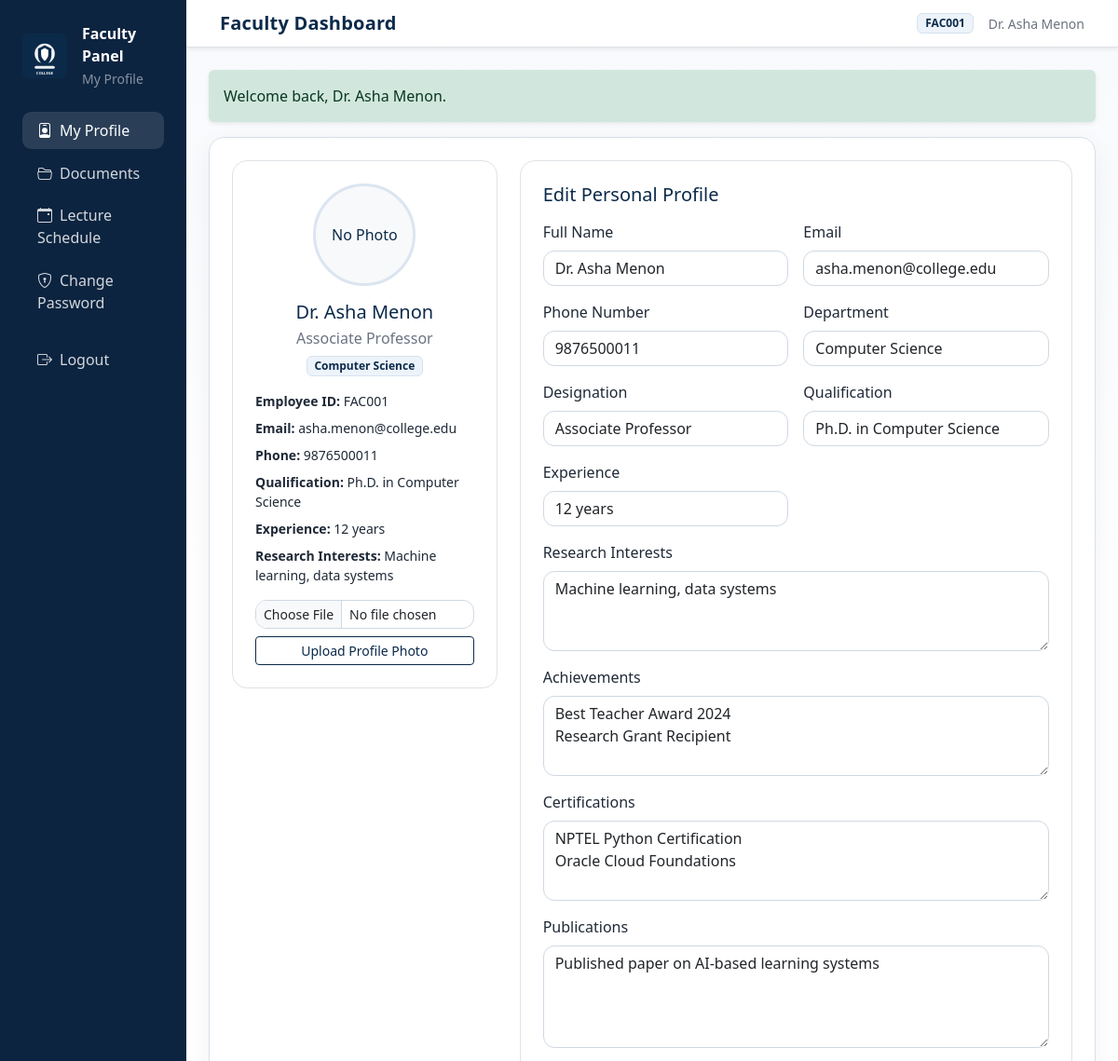
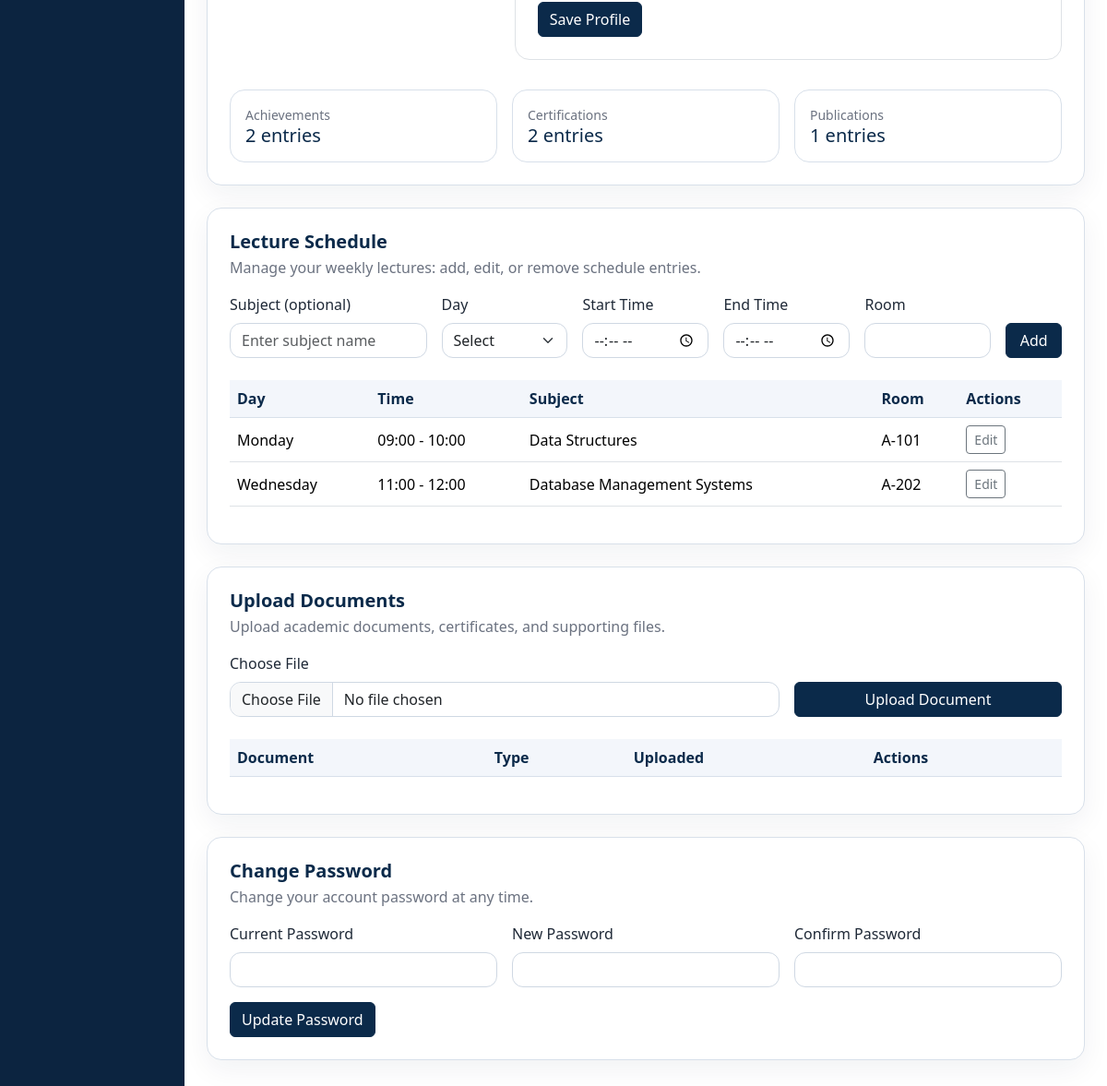
The page /faculty/dashboard.php (signed in) on the database its author committed (2 pictures, top to bottom).
### tables this page shows
CREATE TABLE faculty_users (
    id INT UNSIGNED AUTO_INCREMENT PRIMARY KEY,
    full_name VARCHAR(150) NOT NULL,
    employee_id VARCHAR(50) NOT NULL UNIQUE,
    email VARCHAR(150) NOT NULL UNIQUE,
    password VARCHAR(255) NOT NULL,
    department VARCHAR(120) NOT NULL,
    designation VARCHAR(120) NOT NULL,
    phone VARCHAR(20) NOT NULL,
    created_at TIMESTAMP NOT NULL DEFAULT CURRENT_TIMESTAMP
);

CREATE TABLE faculty_profiles (
    id INT UNSIGNED AUTO_INCREMENT PRIMARY KEY,
    faculty_id INT UNSIGNED NOT NULL,
    qualification TEXT,
    experience TEXT,
    research_interests TEXT,
    achievements LONGTEXT,
    certifications LONGTEXT,
    publications LONGTEXT,
    profile_photo VARCHAR(255) DEFAULT NULL,
    updated_at TIMESTAMP NOT NULL DEFAULT CURRENT_TIMESTAMP ON UPDATE CURRENT_TIMESTAMP,
    CONSTRAINT fk_profiles_faculty FOREIGN KEY (faculty_id) REFERENCES faculty_users(id) ON DELETE CASCADE
);

CREATE TABLE lecture_schedule (
    id INT UNSIGNED AUTO_INCREMENT PRIMARY KEY,
    faculty_id INT UNSIGNED NOT NULL,
    subject_id INT UNSIGNED DEFAULT NULL,
    lecture_day VARCHAR(20) NOT NULL,
    start_time TIME NOT NULL,
    end_time TIME NOT NULL,
    room_number VARCHAR(50) NOT NULL,
    department VARCHAR(120) NOT NULL,
    created_at TIMESTAMP NOT NULL DEFAULT CURRENT_TIMESTAMP,
    CONSTRAINT fk_schedule_faculty FOREIGN KEY (faculty_id) REFERENCES faculty_users(id) ON DELETE CASCADE,
    CONSTRAINT fk_schedule_subject FOREIGN KEY (subject_id) REFERENCES subjects(id) ON DELETE SET NULL
);

CREATE TABLE subjects (
    id INT UNSIGNED AUTO_INCREMENT PRIMARY KEY,
    faculty_id INT UNSIGNED NOT NULL,
    subject_name VARCHAR(150) NOT NULL,
    subject_code VARCHAR(50) NOT NULL,
    semester VARCHAR(50) NOT NULL,
    credits INT NOT NULL DEFAULT 0,
    created_at TIMESTAMP NOT NULL DEFAULT CURRENT_TIMESTAMP,
    CONSTRAINT fk_subjects_faculty FOREIGN KEY (faculty_id) REFERENCES faculty_users(id) ON DELETE CASCADE
);

### faculty/dashboard.php (the view, shortened to what the rows shown need)
<?php
require_once __DIR__ . '/../config.php';
function faculty_ensure_profile(PDO $pdo, int $facultyId): array
{
    $statement = $pdo->prepare('SELECT * FROM faculty_profiles WHERE faculty_id = :faculty_id LIMIT 1');
    $statement->execute(['faculty_id' => $facultyId]);
    $profile = $statement->fetch();
    if ($profile) {
        return $profile;
    }
    $statement->execute(['faculty_id' => $facultyId]);
    return $statement->fetch() ?: [];
}
$auth = app_current_user();
$facultyId = (int) ($auth['id'] ?? 0);
$facultyStatement = $pdo->prepare('SELECT * FROM faculty_users WHERE id = :id LIMIT 1');
$facultyStatement->execute(['id' => $facultyId]);
$faculty = $facultyStatement->fetch();
$schedulesStatement = $pdo->prepare('SELECT ls.*, s.subject_name FROM lecture_schedule ls LEFT JOIN subjects s ON ls.subject_id = s.id WHERE ls.faculty_id = :faculty_id ORDER BY FIELD(ls.lecture_day, "Monday","Tuesday","Wednesday","Thursday","Friday","Saturday","Sunday"), ls.start_time');
$schedulesStatement->execute(['faculty_id' => $facultyId]);
$schedules = $schedulesStatement->fetchAll();
$profile = faculty_ensure_profile($pdo, $facultyId);
$photoPath = !empty($profile['profile_photo']) ? faculty_relative_path((string) $profile['profile_photo']) : '';
$achievementItems = array_values(array_filter(array_map('trim', preg_split('/\r\n|\r|\n/', (string) ($profile['achievements'] ?? '')) ?: [])));
$certificationItems = array_values(array_filter(array_map('trim', preg_split('/\r\n|\r|\n/', (string) ($profile['certifications'] ?? '')) ?: [])));
$publicationItems = array_values(array_filter(array_map('trim', preg_split('/\r\n|\r|\n/', (string) ($profile['publications'] ?? '')) ?: [])));
?>
<!doctype html>
<html lang="en">
<head>
    <link href="https://cdn.jsdelivr.net/npm/bootstrap@5.3.3/dist/css/bootstrap.min.css" rel="stylesheet">
    <link href="https://cdn.jsdelivr.net/npm/bootstrap-icons@1.11.3/font/bootstrap-icons.min.css" rel="stylesheet">
    <link href="../assets/css/style.css" rel="stylesheet">
</head>
<body class="bg-light">
<div class="container-fluid">
    <div class="row">
        <main class="col-lg-10 p-0">
            <nav class="navbar navbar-expand-lg bg-white border-bottom px-3 px-lg-4 shadow-sm">
                <div class="container-fluid">
                    <div class="ms-auto d-flex align-items-center gap-3">
                        <span class="badge badge-soft"><?php echo app_safe_string($faculty['employee_id']); ?></span>
                        <span class="muted-text small"><?php echo app_safe_string($faculty['full_name']); ?></span>
                    </div>
                </div>
            </nav>
            <div class="p-3 p-lg-4">
                <section id="profile" class="mb-4">
                    <div class="page-shell p-4">
                        <div class="row g-4 align-items-start">
                            <div class="col-lg-4">
                                <div class="border rounded-4 p-4 bg-white text-center">
                                    <?php if ($photoPath !== ''): ?>
                                        <img src="../<?php echo app_safe_string(ltrim($photoPath, '/')); ?>" alt="Profile Photo" class="avatar mb-3" style="width:110px;height:110px;">
                                    <?php else: ?>
                                        <div class="avatar mb-3 mx-auto d-flex align-items-center justify-content-center bg-light text-navy" style="width:110px;height:110px;">No Photo</div>
                                    <?php endif; ?>
                                    <h1 class="h5 text-navy mb-1"><?php echo app_safe_string($faculty['full_name']); ?></h1>
                                    <div class="muted-text mb-1"><?php echo app_safe_string($faculty['designation']); ?></div>
                                    <div class="badge badge-soft mb-3"><?php echo app_safe_string($faculty['department']); ?></div>
                                    <div class="text-start small">
                                        <div class="mb-2"><strong>Employee ID:</strong> <?php echo app_safe_string($faculty['employee_id']); ?></div>
                                        <div class="mb-2"><strong>Email:</strong> <?php echo app_safe_string($faculty['email']); ?></div>
                                        <div class="mb-2"><strong>Phone:</strong> <?php echo app_safe_string($faculty['phone']); ?></div>
                                        <div class="mb-2"><strong>Qualification:</strong> <?php echo app_safe_string($profile['qualification'] ?? '-'); ?></div>
                                        <div class="mb-2"><strong>Experience:</strong> <?php echo app_safe_string($profile['experience'] ?? '-'); ?></div>
                                        <div class="mb-2"><strong>Research Interests:</strong> <?php echo app_safe_string($profile['research_interests'] ?? '-'); ?></div>
                                    </div>
                                    <form method="post" enctype="multipart/form-data" class="mt-3">
                                        <input type="file" name="profile_photo" class="form-control form-control-sm mb-2" accept=".jpg,.jpeg,.png,.webp" required>
                                        <button type="submit" class="btn btn-outline-navy btn-sm w-100">Upload Profile Photo</button>
                                    </form>
                                </div>
                            </div>
                            <div class="col-lg-8">
                                <div class="border rounded-4 p-4 bg-white">
                                    <h2 class="h5 text-navy mb-3">Edit Personal Profile</h2>
                                    <form method="post" class="row g-3">
                                        <div class="col-md-6">
                                            <label class="form-label">Full Name</label>
                                            <input type="text" name="full_name" class="form-control" value="<?php echo app_safe_string($faculty['full_name']); ?>" required>
                                        </div>
                                        <div class="col-md-6">
                                            <label class="form-label">Email</label>
                                            <input type="email" name="email" class="form-control" value="<?php echo app_safe_string($faculty['email']); ?>" required>
                                        </div>
                                        <div class="col-md-6">
                                            <label class="form-label">Phone Number</label>
                                            <input type="text" name="phone" class="form-control" value="<?php echo app_safe_string($faculty['phone']); ?>" required>
                                        </div>
                                        <div class="col-md-6">
                                            <label class="form-label">Department</label>
                                            <input type="text" class="form-control" value="<?php echo app_safe_string($faculty['department']); ?>" readonly>
                                        </div>
                                        <div class="col-md-6">
                                            <label class="form-label">Designation</label>
                                            <input type="text" class="form-control" value="<?php echo app_safe_string($faculty['designation']); ?>" readonly>
                                        </div>
                                        <div class="col-md-6">
                                            <label class="form-label">Qualification</label>
                                            <input type="text" name="qualification" class="form-control" value="<?php echo app_safe_string($profile['qualification'] ?? ''); ?>">
                                        </div>
                                        <div class="col-md-6">
                                            <label class="form-label">Experience</label>
                                            <input type="text" name="experience" class="form-control" value="<?php echo app_safe_string($profile['experience'] ?? ''); ?>">
                                        </div>
                                        <div class="col-12">
                                            <label class="form-label">Research Interests</label>
                                            <textarea name="research_interests" class="form-control" rows="3"><?php echo app_safe_string($profile['research_interests'] ?? ''); ?></textarea>
                                        </div>
                                        <div class="col-12">
                                            <label class="form-label">Achievements</label>
                                            <textarea name="achievements" class="form-control" rows="3"><?php echo app_safe_string($profile['achievements'] ?? ''); ?></textarea>
                                        </div>
                                        <div class="col-12">
                                            <label class="form-label">Certifications</label>
                                            <textarea name="certifications" class="form-control" rows="3"><?php echo app_safe_string($profile['certifications'] ?? ''); ?></textarea>
                                        </div>
                                        <div class="col-12">
                                            <label class="form-label">Publications</label>
                                            <textarea name="publications" class="form-control" rows="4"><?php echo app_safe_string($profile['publications'] ?? ''); ?></textarea>
                                        </div>
                                    </form>
                                </div>
                            </div>
                        </div>
                        <div class="row g-3 mt-3">
                            <div class="col-md-4">
                                <div class="card stat-card p-3 h-100">
                                    <div class="muted-text small">Achievements</div>
                                    <div class="h5 text-navy mb-0"><?php echo count($achievementItems); ?> entries</div>
                                </div>
                            </div>
                            <div class="col-md-4">
                                <div class="card stat-card p-3 h-100">
                                    <div class="muted-text small">Certifications</div>
                                    <div class="h5 text-navy mb-0"><?php echo count($certificationItems); ?> entries</div>
                                </div>
                            </div>
                            <div class="col-md-4">
                                <div class="card stat-card p-3 h-100">
                                    <div class="muted-text small">Publications</div>
                                    <div class="h5 text-navy mb-0"><?php echo count($publicationItems); ?> entries</div>
                                </div>
                            </div>
                        </div>
                    </div>
                </section>
                <section id="schedule" class="mb-4">
                    <div class="page-shell p-4">
                        <h2 class="h5 section-title mb-1">Lecture Schedule</h2>
                        <div class="table-responsive">
                            <table class="table table-hover">
                                <thead>
                                    <tr>
                                        <th>Day</th>
                                        <th>Time</th>
                                        <th>Subject</th>
                                        <th>Room</th>
                                        <th>Actions</th>
                                    </tr>
                                </thead>
                                <tbody>
                                <?php foreach ($schedules as $sch): ?>
                                    <tr>
                                        <td><?php echo app_safe_string($sch['lecture_day']); ?></td>
                                        <td><?php echo app_safe_string(substr((string)$sch['start_time'],0,5) . ' - ' . substr((string)$sch['end_time'],0,5)); ?></td>
                                        <td><?php echo app_safe_string($sch['subject_name'] ?? '-'); ?></td>
                                        <td><?php echo app_safe_string($sch['room_number'] ?? '-'); ?></td>
                                        <td>
                                            <details>
                                                <summary class="btn btn-sm btn-outline-secondary">Edit</summary>
                                            </details>
                                        </td>
                                    </tr>
                                <?php endforeach; ?>
                                </tbody>
                            </table>
                        </div>
                    </div>
                </section>
                <section id="documents" class="mb-4">
                    <div class="page-shell p-4">
                        <h2 class="h5 section-title mb-1">Upload Documents</h2>
                        <div class="table-responsive">
                            <table class="table table-hover">
                                <thead>
                                    <tr>
                                        <th>Document</th>
                                        <th>Type</th>
                                        <th>Uploaded</th>
                                        <th>Actions</th>
                                    </tr>
                                </thead>
                            </table>
                        </div>
                    </div>
                </section>
                <section id="password" class="mb-4">
                    <div class="page-shell p-4">
                        <h2 class="h5 section-title mb-1">Change Password</h2>
                    </div>
                </section>
            </div>
        </main>
    </div>
</div>
</body>
</html>

### rows shown on the page
faculty_users: employee "FAC001", full_name "Dr. Asha Menon", designation "Associate Professor", department "Computer Science", email "asha.menon@college.edu", phone "9876500011"
faculty_profiles: qualification "Ph.D. in Computer Science", experience "12 years", research_interests "Machine learning, data systems", achievements "Best Teacher Award 2024 Research Grant Recipient", certifications "NPTEL Python Certification Oracle Cloud Foundations", publications "Published paper on AI-based learning systems", achievements "2", certifications "2", publications "1"
lecture_schedule: lecture_day "Monday", start_time+end_time "09:00 - 10:00", subject.subject_name "Data Structures", room_number "A-101"
lecture_schedule: lecture_day "Wednesday", start_time+end_time "11:00 - 12:00", subject.subject_name "Database Management Systems", room_number "A-202"

### other values the page prints
app_safe_string($message) "Welcome back, Dr. Asha Menon."
